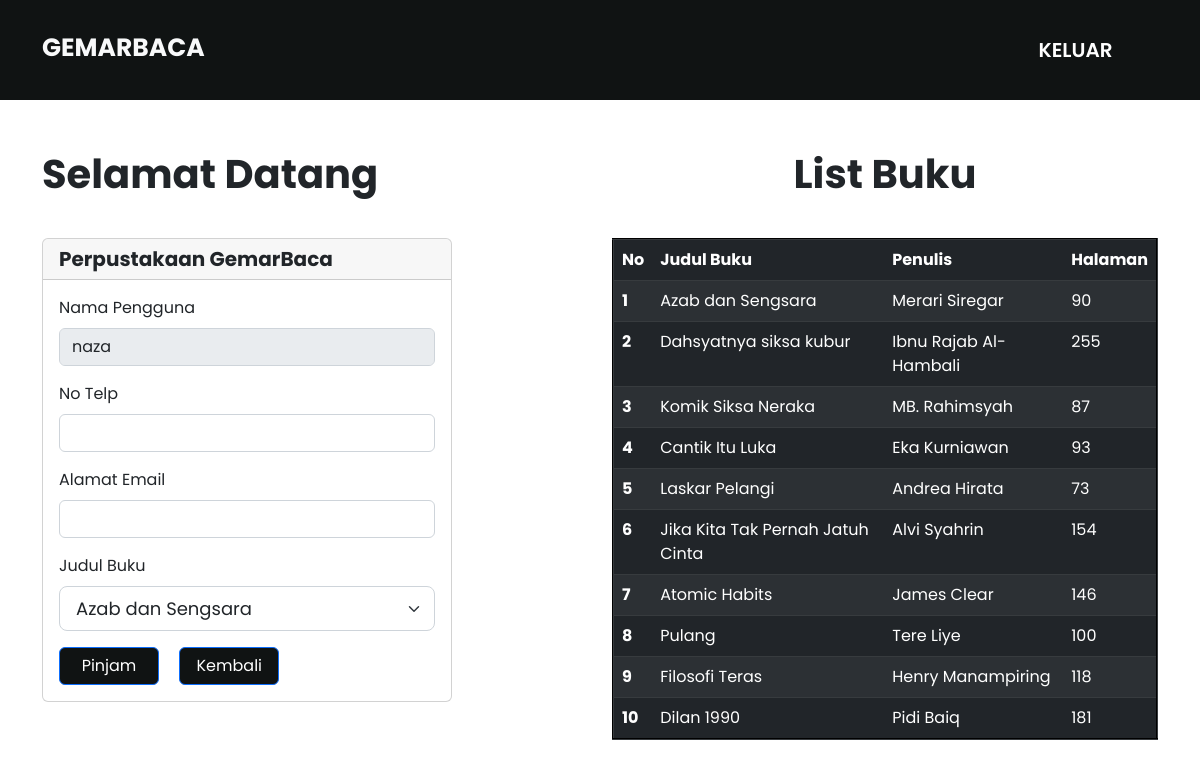
The page /home.php (signed in) on the database its author committed.
### tables this page shows
CREATE TABLE `buku` (
  `id` int(11) NOT NULL,
  `judul` varchar(35) NOT NULL,
  `penulis` varchar(35) NOT NULL,
  `halaman` int(11) NOT NULL
);

### home.php (the view, shortened to what this page needs)
<?php
  require "config/koneksi.php";
  $buku = mysqli_query($conn,"SELECT * FROM buku");
  $box = mysqli_query($conn,"SELECT * FROM buku");
  $x = 1 ;
?>
<!doctype html>
<html lang="en">
<head>
    <link rel="stylesheet" href="https://cdn.jsdelivr.net/npm/bootstrap@5.2.0/dist/css/bootstrap.min.css"
>
    <link rel="stylesheet" href="css/style.css">
    <link rel="stylesheet" href="css/navbar.css">
</head>
<body>
    <nav class="navbar navbar-expand-lg navbar-light nav-color fixed-top">
        <div class="container">
            <p class="navbar-brand text-light ">GEMARBACA</p>
            <div class="collapse navbar-collapse" id="navbarNav">
                <div class="ms-auto">
                    <?php
            if (!isset($_SESSION['log_user'])) {
            ?>
                    <a href="daftar.php"><button class="button-secondary me-0">DAFTAR</button></a>
                    <a href="login.php"><button class="button-primary">MASUK</button></a>
                    <?php } else { ?>
                    <a href="proses/logout.php"><button class="button-third">KELUAR</button></a>
                    <?php } ?>
                </div>
            </div>
        </div>
    </nav>
    <div class="container home">
        <div class="row">
            <div class="col-6">
            <h1 class="fw-bold">Selamat Datang</h1>
                <div class="card col-md-9">
                    <h5 class="card-header fw-bold">Perpustakaan GemarBaca</h5>
                    <div class="card-body">
                        <form method="POST">
                            <div class="mb-3">
                                <label for="nama" class="form-label">Nama Pengguna</label>
                                <input type="text" class="form-control" id="nama" name="nama" required value="<?= $_SESSION['username']?>" disabled>
                            </div>
                            <div class="mb-3">
                                <label for="telp" class="form-label">No Telp</label>
                                <input type="number" class="form-control" id="no_telp" name="no_telp" required>
                            </div>
                            <div class="mb-3">
                                <label for="penulis" class="form-label">Alamat Email</label>
                                <input type="email" class="form-control" id="email" name="email" required>
                            </div>
                            <div class="mb-3">
                                <label for="judul" class="form-label">Judul Buku</label>
                                <select style="font-size: 18px;" class="form-select form-select-lg mb-3 select-box" name="select" id="select"
                                    onchange="nerbit()" placeholder="Pilih :">
                                    <?php
                                    while($hasil = mysqli_fetch_assoc($box))
                                     {
                                    ?>
                                    <option value="<?= $hasil['judul']?>">
                                        <?= $hasil['judul']?>
                                    </option>
                                    <?php
                                    }
                                    ?>
                                </select>
                            </div>
                            <button type="submit" class="btn btn-primary ms-0" name="submit">Pinjam</button>
                            <a href="index.php" class="btn btn-primary ms-3">Kembali</a>
                        </form>
                    </div>
                </div>
            </div>
            <div class=" col-6">
                <h1 class="text-center fw-bold mt-0">List Buku</h1>
                <table class="table table-dark table-striped" border="2">
                    <thead>
                        <tr>
                            <th scope="col">No</th>
                            <th scope="col">Judul Buku</th>
                            <th scope="col">Penulis</th>
                            <th scope="col">Halaman</th>
                        </tr>
                    </thead>
                    <tbody>
                        <?php
              while($result = mysqli_fetch_assoc($buku))
              {
          ?>
                        <tr>
                            <th scope="row">
                                <?= $x++;?>
                            </th>
                            <td>
                                <?= $result['judul']?>
                            </td>
                            <td>
                                <?= $result['penulis']?>
                            </td>
                            <td>
                                <?= $result['halaman']?>
                            </td>
                        </tr>
                        <?php
              }
          ?>
                    </tbody>
                </table>
            </div>
        </div>
    </div>
</body>
</html>

### css/style.css (style rules this page uses)
:root { --pr-color : #101313; }
* { margin: 0; padding: 0; }
body { font-family: 'Poppins', sans-serif; background-color:white; margin: 0px; padding: 0px; }
.home { height: 100%; margin-top: 150px; }
.home h1 { margin-bottom: 40px; }
.home .btn-primary { background-color: var(--pr-color); color: #fff; width: 100px; }

### css/navbar.css (style rules this page uses)
:root { --pr-color : #101313; }
body { font-family: 'Poppins', sans-serif; background-color:white; margin: 0px; padding: 0px; }
.navbar-brand { font-weight: 700; font-size: 25px; margin-top: 8pt; }
.nav-color { background-color: var(--pr-color); }
.navbar { height: 100px; }
.navbar a { font-size: 18px; }
.button-third { width: 165px; height: 55px; background-color: #101313; color: #fff; border: none; font-size: 20px; font-weight: 600; }

### rows shown on the page
buku: judul "Azab dan Sengsara", penulis "Merari Siregar", halaman "90"
buku: judul "Dahsyatnya siksa kubur", penulis "Ibnu Rajab Al-Hambali", halaman "255"
buku: judul "Komik Siksa Neraka", penulis "MB. Rahimsyah", halaman "87"
buku: judul "Cantik Itu Luka", penulis "Eka Kurniawan", halaman "93"
buku: judul "Laskar Pelangi", penulis "Andrea Hirata", halaman "73"
buku: judul "Jika Kita Tak Pernah Jatuh Cinta", penulis "Alvi Syahrin", halaman "154"
buku: judul "Atomic Habits", penulis "James Clear", halaman "146"
buku: judul "Pulang", penulis "Tere Liye", halaman "100"
buku: judul "Filosofi Teras", penulis "Henry Manampiring", halaman "118"
buku: judul "Dilan 1990", penulis "Pidi Baiq", halaman "181"

### other values the page prints
form field select "Azab dan Sengsara"
